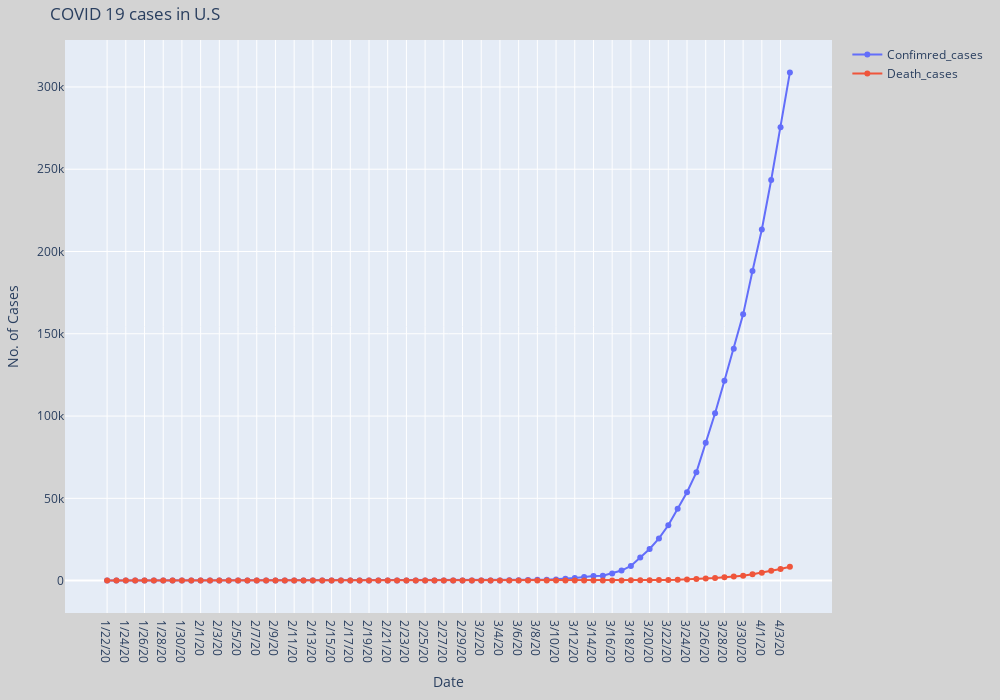

The notebook cell this image was saved under:
### Markdown cell above
# Confirmed cases and Death day wise

### Code cell
COVID_19.lineplot_daywise(confirmed_df_daywise,death_df_daywise)

### Figure 1 — Plotly figure (JSON) as saved in the notebook; plotly's stock layout.template omitted (floating-point values rounded to 4 significant figures)
{"data": [{"connectgaps": true, "mode": "lines+markers", "name": "Confimred_cases", "type": "scatter", "x": ["1/22/20", "1/23/20", "1/24/20", "1/25/20", "1/26/20", "1/27/20", "1/28/20", "1/29/20", "1/30/20", "1/31/20", "2/1/20", "2/2/20", "2/3/20", "2/4/20", "2/5/20", "2/6/20", "2/7/20", "2/8/20", "2/9/20", "2/10/20", "2/11/20", "2/12/20", "2/13/20", "2/14/20", "2/15/20", "2/16/20", "2/17/20", "2/18/20", "2/19/20", "2/20/20", "2/21/20", "2/22/20", "2/23/20", "2/24/20", "2/25/20", "2/26/20", "2/27/20", "2/28/20", "2/29/20", "3/1/20", "3/2/20", "3/3/20", "3/4/20", "3/5/20", "3/6/20", "3/7/20", "3/8/20", "3/9/20", "3/10/20", "3/11/20", "3/12/20", "3/13/20", "3/14/20", "3/15/20", "3/16/20", "3/17/20", "3/18/20", "3/19/20", "3/20/20", "3/21/20", "3/22/20", "3/23/20", "3/24/20", "3/25/20", "3/26/20", "3/27/20", "3/28/20", "3/29/20", "3/30/20", "3/31/20", "4/1/20", "4/2/20", "4/3/20", "4/4/20"], "y": [1, 1, 2, 2, 5, 5, 5, 5, 5, 7, 8, 8, 11, 11, 11, 11, 11, 11, 11, 11, 12, 12, 13, 13, 13, 13, 13, 13, 13, 13, 15, 15, 15, 15, 15, 15, 16, 16, 24, 30, 53, 73, 104, 172, 217, 336, 450, 514, 708, 1105, 1557, 2147, 2857, 2918, 4307, 6096, 8873, 14024, 19230, 25627, 33621, 43663, 53736, 65778, 83836, 101657, 121478, 140886, 161807, 188172, 213362, 243453, 275582, 308845]}, {"connectgaps": true, "mode": "lines+markers", "name": "Death_cases", "type": "scatter", "x": ["1/22/20", "1/23/20", "1/24/20", "1/25/20", "1/26/20", "1/27/20", "1/28/20", "1/29/20", "1/30/20", "1/31/20", "2/1/20", "2/2/20", "2/3/20", "2/4/20", "2/5/20", "2/6/20", "2/7/20", "2/8/20", "2/9/20", "2/10/20", "2/11/20", "2/12/20", "2/13/20", "2/14/20", "2/15/20", "2/16/20", "2/17/20", "2/18/20", "2/19/20", "2/20/20", "2/21/20", "2/22/20", "2/23/20", "2/24/20", "2/25/20", "2/26/20", "2/27/20", "2/28/20", "2/29/20", "3/1/20", "3/2/20", "3/3/20", "3/4/20", "3/5/20", "3/6/20", "3/7/20", "3/8/20", "3/9/20", "3/10/20", "3/11/20", "3/12/20", "3/13/20", "3/14/20", "3/15/20", "3/16/20", "3/17/20", "3/18/20", "3/19/20", "3/20/20", "3/21/20", "3/22/20", "3/23/20", "3/24/20", "3/25/20", "3/26/20", "3/27/20", "3/28/20", "3/29/20", "3/30/20", "3/31/20", "4/1/20", "4/2/20", "4/3/20", "4/4/20"], "y": [0, 0, 0, 0, 0, 0, 0, 0, 0, 0, 0, 0, 0, 0, 0, 0, 0, 0, 0, 0, 0, 0, 0, 0, 0, 0, 0, 0, 0, 0, 0, 0, 0, 0, 0, 0, 0, 0, 1, 1, 6, 7, 11, 12, 14, 17, 21, 22, 28, 32, 40, 48, 52, 60, 84, 107, 143, 209, 258, 318, 427, 552, 706, 942, 1209, 1581, 2026, 2467, 2978, 3873, 4757, 5926, 7087, 8407]}], "layout": {"autosize": false, "height": 700, "margin": {"b": 20, "l": 20, "r": 20, "t": 40}, "paper_bgcolor": "lightgrey", "title": {"text": "COVID 19 cases in U.S "}, "width": 1000, "xaxis": {"title": {"text": "Date"}}, "yaxis": {"title": {"text": "No. of Cases"}, "type": "linear"}}}
